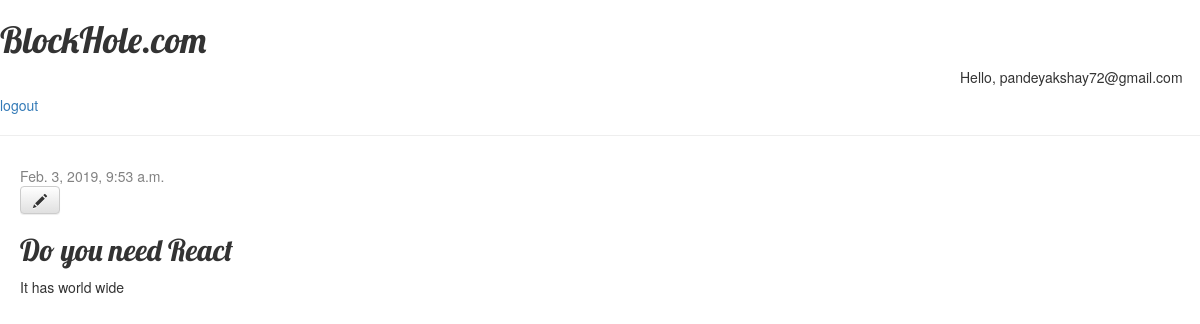
/post/1/ (signed in), run on the app's committed database.
### blog/models.py (models this page shows, shortened)
class Post(models.Model):
    author = models.ForeignKey(settings.AUTH_USER_MODEL, on_delete=models.CASCADE)
    title = models.CharField(max_length=200)
    text = models.TextField()
    created_date = models.DateTimeField(default=timezone.now)
    published_date = models.DateTimeField(blank=True, null=True)

### blog/views.py (the view)
# urls.py: path('post/<int:pk>/' , views.post_detail , name='post_detail') ,
def post_detail(request, pk):
    post = get_object_or_404(Post, pk=pk)
    return render(request, 'blog/post_detail.html', {'post': post})

### blog/templates/blog/post_detail.html (shortened to what this page needs)
{% extends 'blog/base.html' %}
{% block content %}
    <div class="post">
        {% if user.is_authenticated %}
        {% if post.published_date %}
            <div class="date">
                {{ post.published_date }}
            </div>
        {% endif %}
     <a class="btn btn-default" href="{% url 'post_edit' pk=post.pk %}"><span class="glyphicon glyphicon-pencil"></span></a>
         <h2>{{ post.title }}</h2>
        <p>{{ post.text|linebreaksbr }}</p>
    </div>
{% endif %}
{% endblock %}

### blog/templates/blog/base.html (shortened to what this page needs)
{% load static %}
<html lang="en">
<head>
        <link rel="stylesheet" href="//maxcdn.bootstrapcdn.com/bootstrap/3.2.0/css/bootstrap.min.css">
        <link rel="stylesheet" href="//maxcdn.bootstrapcdn.com/bootstrap/3.2.0/css/bootstrap-theme.min.css">
        <link rel="stylesheet" href="{% static 'css/blog.css' %}">
    </head>
  <body>
    <header>
      <h1>BlockHole.com</h1>
      {% if user.is_authenticated %}
        <h5 style="color:red,display:flex;margin-left:80%">Hello, {{user.email}}</h5>
        <a href="{% url 'logout' %}">logout</a>
      {% else %}
        <a href="{% url 'login' %}">login</a> / <a href="{% url 'signup' %}">signup</a>
      {% endif %}
      <hr>
    </header>
    <main>
      {% block content %}
      {% endblock %}
    </main>
  </body>
</html>

### blog/static/css/blog.css (style rules this page uses)
h1, h2, h3, h4 { font-family: 'Lobster', cursive; }
.date { color: #828282; }
.post { margin-bottom: 70px; margin:30px 20px 10px; overflow:hidden; }

### data on the page
Post: published_date "Feb. 3, 2019, 9:53 a.m.", title "Do you need React", text "It has world wide"

### other printed values
{{ user.email }} "pandeyakshay72@gmail.com"
